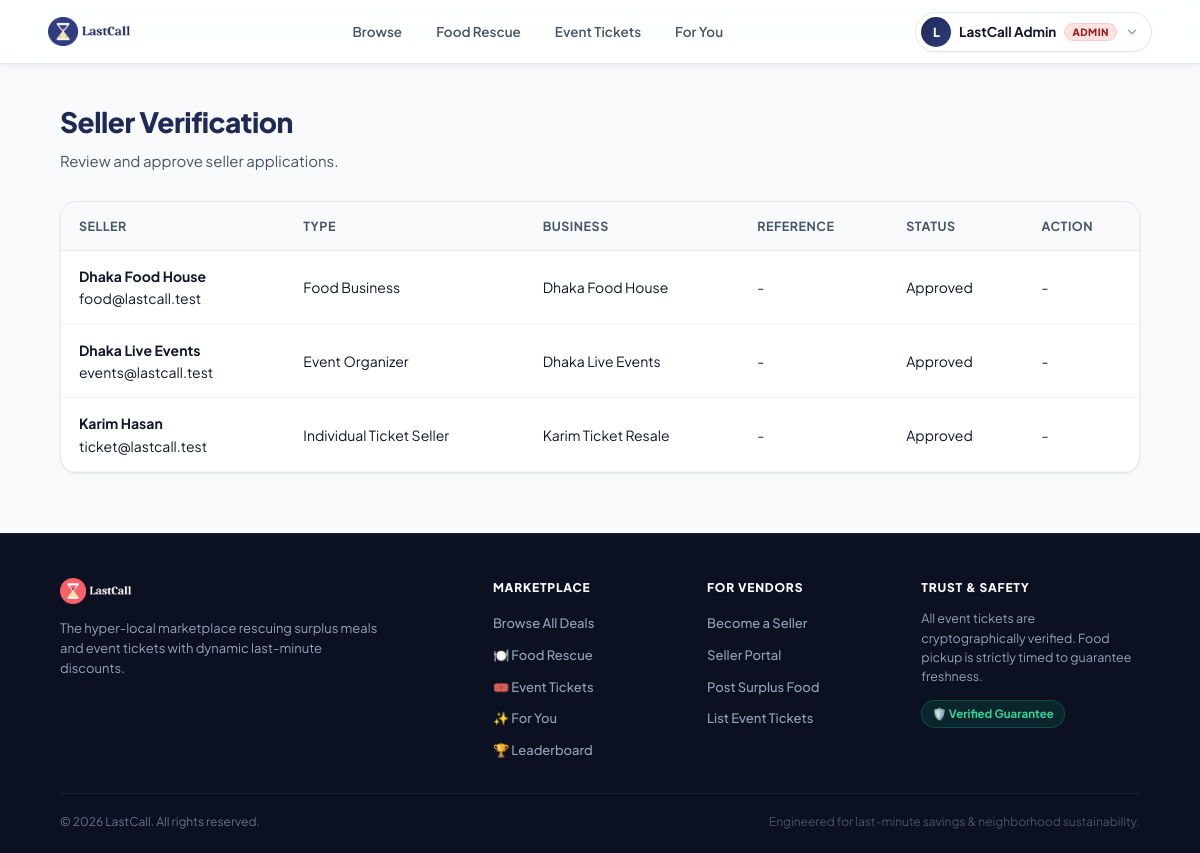
The app's page /admin/sellers.php (signed in) with its own data.
### tables this page shows
CREATE TABLE seller_profiles (
    seller_profile_id INT UNSIGNED AUTO_INCREMENT PRIMARY KEY,
    user_id INT UNSIGNED NOT NULL UNIQUE,

    seller_type ENUM(
        'food_business',
        'event_organizer',
        'individual_ticket_seller'
    ) NOT NULL,

    business_name VARCHAR(150) NULL,
    verification_document VARCHAR(255) NULL,

    verification_status ENUM('pending', 'approved', 'rejected') NOT NULL DEFAULT 'pending',
    verified_by INT UNSIGNED NULL,
    verified_at DATETIME NULL,
    rejection_reason VARCHAR(255) NULL,

    created_at TIMESTAMP DEFAULT CURRENT_TIMESTAMP,
    updated_at TIMESTAMP DEFAULT CURRENT_TIMESTAMP ON UPDATE CURRENT_TIMESTAMP,

    CONSTRAINT fk_seller_user
        FOREIGN KEY (user_id) REFERENCES users(user_id)
        ON DELETE CASCADE,

    CONSTRAINT fk_seller_verified_by
        FOREIGN KEY (verified_by) REFERENCES users(user_id)
        ON DELETE SET NULL
);

CREATE TABLE users (
    user_id INT UNSIGNED AUTO_INCREMENT PRIMARY KEY,
    full_name VARCHAR(120) NOT NULL,
    email VARCHAR(150) NOT NULL UNIQUE,
    phone VARCHAR(20) NOT NULL UNIQUE,
    password_hash VARCHAR(255) NOT NULL,
    role ENUM('buyer', 'seller', 'admin') NOT NULL DEFAULT 'buyer',
    location_id INT UNSIGNED NULL,

    terms_accepted TINYINT(1) NOT NULL DEFAULT 0,
    terms_version VARCHAR(30) NULL,
    terms_accepted_at DATETIME NULL,

    account_status ENUM('active', 'suspended', 'blocked') NOT NULL DEFAULT 'active',
    created_at TIMESTAMP DEFAULT CURRENT_TIMESTAMP,
    updated_at TIMESTAMP DEFAULT CURRENT_TIMESTAMP ON UPDATE CURRENT_TIMESTAMP,

    CONSTRAINT fk_user_location
        FOREIGN KEY (location_id) REFERENCES locations(location_id)
        ON DELETE SET NULL
);

### includes/auth.php (called while the page is built, shortened)
<?php
function isLoggedIn(): bool {
    return isset($_SESSION["user_id"]);
}
function currentUserName(): string {
    return $_SESSION["full_name"] ?? "";
}
function currentUserRole(): string {
    return $_SESSION["role"] ?? "";
}

### admin/sellers.php (the view, shortened to what this page needs)
<?php
require_once __DIR__ . "/../config/database.php";
require_once __DIR__ . "/../includes/auth.php";
$sellersQuery = $pdo->query("
    SELECT
        sp.seller_profile_id,
        u.full_name,
        u.email,
        u.phone,
        sp.seller_type,
        sp.business_name,
        sp.verification_document,
        sp.verification_status,
        sp.rejection_reason,
        sp.created_at
    FROM seller_profiles sp
    JOIN users u ON sp.user_id = u.user_id
    ORDER BY
        CASE sp.verification_status
            WHEN 'pending' THEN 1
            WHEN 'approved' THEN 2
            ELSE 3
        END,
        sp.created_at DESC
");
$sellers = $sellersQuery->fetchAll(PDO::FETCH_ASSOC);
function e(string $value): string
{
    return htmlspecialchars($value, ENT_QUOTES, "UTF-8");
}
function sellerTypeLabel(string $type): string
{
    $labels = [
        "food_business" => "Food Business",
        "event_organizer" => "Event Organizer",
        "individual_ticket_seller" => "Individual Ticket Seller"
    ];
    return $labels[$type] ?? $type;
}
require_once __DIR__ . "/../includes/header.php";
?>
<main class="admin-container">
    <div class="section-heading">
        <h2>Seller Verification</h2>
        <p>Review and approve seller applications.</p>
    </div>
    <div class="table-wrapper">
        <table class="admin-table">
            <thead>
                <tr>
                    <th>Seller</th>
                    <th>Type</th>
                    <th>Business</th>
                    <th>Reference</th>
                    <th>Status</th>
                    <th>Action</th>
                </tr>
            </thead>
            <tbody>
                <?php foreach ($sellers as $seller): ?>
                    <tr>
                        <td>
                            <strong><?= e($seller["full_name"]) ?></strong>
                            <br>
                            <span><?= e($seller["email"]) ?></span>
                        </td>
                        <td><?= e(sellerTypeLabel($seller["seller_type"])) ?></td>
                        <td><?= e($seller["business_name"] ?? "-") ?></td>
                        <td><?= e($seller["verification_document"] ?? "-") ?></td>
                        <td>
                            <span class="status <?= e($seller["verification_status"]) ?>">
                                <?= e(ucfirst($seller["verification_status"])) ?>
                            </span>
                        </td>
                        <td>
                            <?php if ($seller["verification_status"] === "pending"): ?>
                                <form method="POST" class="action-form" style="display:flex; flex-direction:column; gap:6px;">
                                    <?= csrf_field() ?>
                                    <input
                                        type="hidden"
                                        name="seller_profile_id"
                                        value="<?= (int) $seller["seller_profile_id"] ?>">
                                    <input
                                        type="text"
                                        name="rejection_reason"
                                        placeholder="Reason if rejecting..."
                                        style="font-size:0.75rem; padding:4px 7px; border:1px solid var(--border-color, #cbd5e1); border-radius:6px; width:100%; min-width:140px;"
                                    >
                                    <div style="display:flex; gap:6px;">
                                        <button
                                            type="submit"
                                            name="action"
                                            value="approve"
                                            class="approve-button"
                                            style="flex:1;">
                                            Approve
                                        </button>
                                        <button
                                            type="submit"
                                            name="action"
                                            value="reject"
                                            class="reject-button"
                                            style="flex:1;"
                                            onclick="return confirmReject(this.form)">
                                            Reject
                                        </button>
                                    </div>
                                </form>
                            <?php else: ?>
                                <span>-</span>
                            <?php endif; ?>
                        </td>
                    </tr>
                <?php endforeach; ?>
            </tbody>
        </table>
    </div>
</main>
<?php require_once __DIR__ . "/../includes/footer.php"; ?>

### includes/header.php (shortened to what this page needs)
<?php
require_once __DIR__ . "/auth.php";
$_headerScriptPath = $_SERVER["SCRIPT_NAME"] ?? "";
$_headerInSubdir = (bool) preg_match('#/(admin|seller|payments|tasks)/#', $_headerScriptPath);
$_base = $_headerInSubdir ? "../" : "";
$_loggedIn = isLoggedIn();
$_role = currentUserRole();
$_userName = currentUserName();
$_cssVersion = file_exists(__DIR__ . "/../assets/css/style.css") ? filemtime(__DIR__ . "/../assets/css/style.css") : time();
?>
<!DOCTYPE html>
<html lang="en">
<head>
    <link rel="stylesheet" href="<?= $_base ?>assets/css/style.css?v=<?= $_cssVersion ?>">
</head>
<body>
<header class="navbar">
    <div class="nav-container">
        <a class="logo" href="<?= $_base ?>index.php" title="LastCall Home">
            <img src="<?= $_base ?>assets/images/logo.png" alt="LastCall" class="brand-logo-img" width="120" height="30" style="height:30px; max-height:30px; width:auto; max-width:130px; object-fit:contain; display:block;">
        </a>
        <nav class="nav-primary">
            <a href="<?= $_base ?>index.php" class="nav-link <?= basename($_SERVER['PHP_SELF']) === 'index.php' && empty($_GET['type']) ? 'active' : '' ?>">Browse</a>
            <a href="<?= $_base ?>index.php?type=food" class="nav-link <?= ($_GET['type'] ?? '') === 'food' ? 'active' : '' ?>">
                Food Rescue
            </a>
            <a href="<?= $_base ?>index.php?type=ticket" class="nav-link <?= ($_GET['type'] ?? '') === 'ticket' ? 'active' : '' ?>">
                Event Tickets
            </a>
            <a href="<?= $_base ?>recommendations.php" class="nav-link <?= basename($_SERVER['PHP_SELF']) === 'recommendations.php' ? 'active' : '' ?>">
                For You
            </a>
        </nav>
        <div class="nav-actions">
            <?php if ($_loggedIn): ?>
                <div class="user-menu" id="userMenu">
                    <button type="button" class="user-menu-btn" onclick="toggleUserMenu(event)" aria-haspopup="true" aria-expanded="false" id="userMenuBtn">
                        <span class="user-avatar-circle"><?= mb_strtoupper(mb_substr($_userName, 0, 1)) ?></span>
                        <span class="user-menu-name"><?= e($_userName) ?></span>
                        <span class="user-badge <?= e($_role) ?>"><?= e(ucfirst($_role)) ?></span>
                        <svg class="chevron-icon" width="14" height="14" viewBox="0 0 24 24" fill="none" stroke="currentColor" stroke-width="2.5" stroke-linecap="round" stroke-linejoin="round">
                            <polyline points="6 9 12 15 18 9"></polyline>
                        </svg>
                    </button>
                </div>
            <?php endif; ?>
        </div>
    </div>
</header>

### includes/footer.php (shortened to what this page needs)
<?php
$_footerScriptPath = $_SERVER["SCRIPT_NAME"] ?? "";
$_footerInSubdir = (bool) preg_match('#/(admin|seller|payments|tasks)/#', $_footerScriptPath);
$_base = $_footerInSubdir ? "../" : "";
?>
<footer class="site-footer">
    <div class="footer-container">
        <div class="footer-grid">
            <div class="footer-brand-col">
                <a href="<?= $_base ?>index.php" title="LastCall">
                    <img src="<?= $_base ?>assets/images/logo-light.png" alt="LastCall" class="footer-logo-img" width="110" height="26" style="height:26px; max-height:26px; width:auto; max-width:125px; object-fit:contain; display:block; margin-bottom:14px;">
                </a>
                <p class="footer-tagline">
                    The hyper-local marketplace rescuing surplus meals and event tickets with dynamic last-minute discounts.
                </p>
            </div>
            <div class="footer-nav-col">
                <h4>Marketplace</h4>
                <ul>
                    <li><a href="<?= $_base ?>index.php">Browse All Deals</a></li>
                    <li><a href="<?= $_base ?>index.php?type=food">🍽️ Food Rescue</a></li>
                    <li><a href="<?= $_base ?>index.php?type=ticket">🎟️ Event Tickets</a></li>
                    <li><a href="<?= $_base ?>recommendations.php">✨ For You</a></li>
                    <li><a href="<?= $_base ?>leaderboard.php">🏆 Leaderboard</a></li>
                </ul>
            </div>
            <div class="footer-nav-col">
                <h4>For Vendors</h4>
                <ul>
                    <li><a href="<?= $_base ?>seller_apply.php">Become a Seller</a></li>
                    <li><a href="<?= $_base ?>seller/dashboard.php">Seller Portal</a></li>
                    <li><a href="<?= $_base ?>seller/create_food_listing.php">Post Surplus Food</a></li>
                    <li><a href="<?= $_base ?>seller/create_ticket_listing.php">List Event Tickets</a></li>
                </ul>
            </div>
            <div class="footer-nav-col">
                <h4>Trust &amp; Safety</h4>
                <p class="footer-safety-text">
                    All event tickets are cryptographically verified. Food pickup is strictly timed to guarantee freshness.
                </p>
                <div class="verified-pill">
                    🛡️ Verified Guarantee
                </div>
            </div>
        </div>
        <div class="footer-bottom">
            <p>&copy; <?= date("Y") ?> LastCall. All rights reserved.</p>
            <p class="footer-built">Engineered for last-minute savings &amp; neighborhood sustainability.</p>
        </div>
    </div>
</footer>
</body>
</html>

### records on screen
seller_profiles: user.full_name "Dhaka Food House", user.email "food@lastcall.test", seller_type "Food Business", business_name "Dhaka Food House", verification_document "-", verification_status "Approved"
seller_profiles: user.full_name "Dhaka Live Events", user.email "events@lastcall.test", seller_type "Event Organizer", business_name "Dhaka Live Events", verification_document "-", verification_status "Approved"
seller_profiles: user.full_name "Karim Hasan", user.email "ticket@lastcall.test", seller_type "Individual Ticket Seller", business_name "Karim Ticket Resale", verification_document "-", verification_status "Approved"

### other values on screen
mb_strtoupper(mb_substr($_userName, 0, 1)) "L"
$_userName "LastCall Admin"
$_role "ADMIN"
